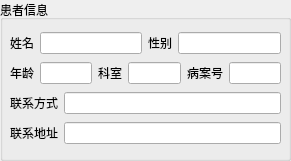
  <widget class="QGroupBox" name="groupBox">
   <property name="geometry">
    <rect>
     <x>40</x>
     <y>20</y>
     <width>291</width>
     <height>161</height>
    </rect>
   </property>
   <property name="title">
    <string>患者信息</string>
   </property>
   <widget class="QWidget" name="layoutWidget">
    <property name="geometry">
     <rect>
      <x>10</x>
      <y>30</y>
      <width>271</width>
      <height>116</height>
     </rect>
    </property>
    <layout class="QVBoxLayout" name="verticalLayout_21">
     <item>
      <layout class="QHBoxLayout" name="horizontalLayout">
       <item>
        <widget class="QLabel" name="label">
         <property name="text">
          <string>姓名</string>
         </property>
        </widget>
       </item>
       <item>
        <widget class="QLineEdit" name="fname"/>
       </item>
       <item>
        <widget class="QLabel" name="label_3">
         <property name="text">
          <string>性别</string>
         </property>
        </widget>
       </item>
       <item>
        <widget class="QLineEdit" name="gender"/>
       </item>
      </layout>
     </item>
     <item>
      <layout class="QHBoxLayout" name="horizontalLayout_2">
       <item>
        <widget class="QLabel" name="label_4">
         <property name="text">
          <string>年龄</string>
         </property>
        </widget>
       </item>
       <item>
        <widget class="QLineEdit" name="age"/>
       </item>
       <item>
        <widget class="QLabel" name="label_5">
         <property name="text">
          <string>科室</string>
         </property>
        </widget>
       </item>
       <item>
        <widget class="QLineEdit" name="department"/>
       </item>
       <item>
        <widget class="QLabel" name="label_6">
         <property name="text">
          <string>病案号</string>
         </property>
        </widget>
       </item>
       <item>
        <widget class="QLineEdit" name="bedNum"/>
       </item>
      </layout>
     </item>
     <item>
      <layout class="QHBoxLayout" name="horizontalLayout_12">
       <item>
        <widget class="QLabel" name="label_13">
         <property name="text">
          <string>联系方式</string>
         </property>
        </widget>
       </item>
       <item>
        <widget class="QLineEdit" name="phone"/>
       </item>
      </layout>
     </item>
     <item>
      <layout class="QHBoxLayout" name="horizontalLayout_13">
       <item>
        <widget class="QLabel" name="label_14">
         <property name="text">
          <string>联系地址</string>
         </property>
        </widget>
       </item>
       <item>
        <widget class="QLineEdit" name="address"/>
       </item>
      </layout>
     </item>
    </layout>
   </widget>
  </widget>
